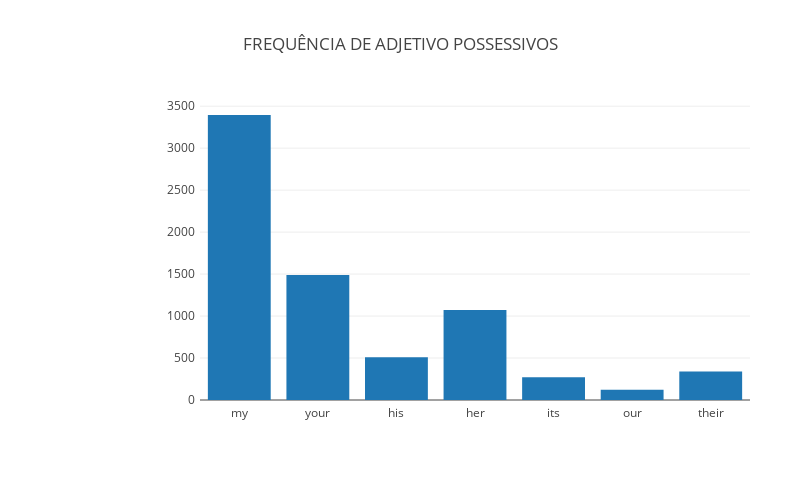

The cell this chart's notebook holds for it:
### Code cell
sf_adjetivo_possessivos  = pd.Series(adjetivos_possessivos,index=adjetivos_possessivos.keys())
data = [go.Bar(
            x = sf_adjetivo_possessivos.keys(),
            y = sf_adjetivo_possessivos
    )]

layout = go.Layout(
    title='FREQUÊNCIA DE ADJETIVO POSSESSIVOS',
    autosize=False,
    width=800,
    height=500,
    margin=go.layout.Margin(
        l=200,
        r=50,
        b=100,
        t=100,
        pad=4
    ),
    paper_bgcolor='#ffffff',
    plot_bgcolor='#ffffff'
)

fig = dict(data = data, layout = layout)
iplot(fig, filename='basic-bar')

### Figure 1 — Plotly figure (JSON) as saved in the notebook; plotly's stock layout.template omitted (floating-point values rounded to 4 significant figures)
{"data": [{"type": "bar", "uid": "88db2bfa-1365-11e9-a89b-9706a43b8540", "x": ["my", "your", "his", "her", "its", "our", "their"], "y": [3395, 1488, 510, 1071, 270, 122, 339]}], "layout": {"autosize": false, "height": 500, "margin": {"b": 100, "l": 200, "pad": 4, "r": 50, "t": 100}, "paper_bgcolor": "#ffffff", "plot_bgcolor": "#ffffff", "title": "FREQUÊNCIA DE ADJETIVO POSSESSIVOS", "width": 800}}
